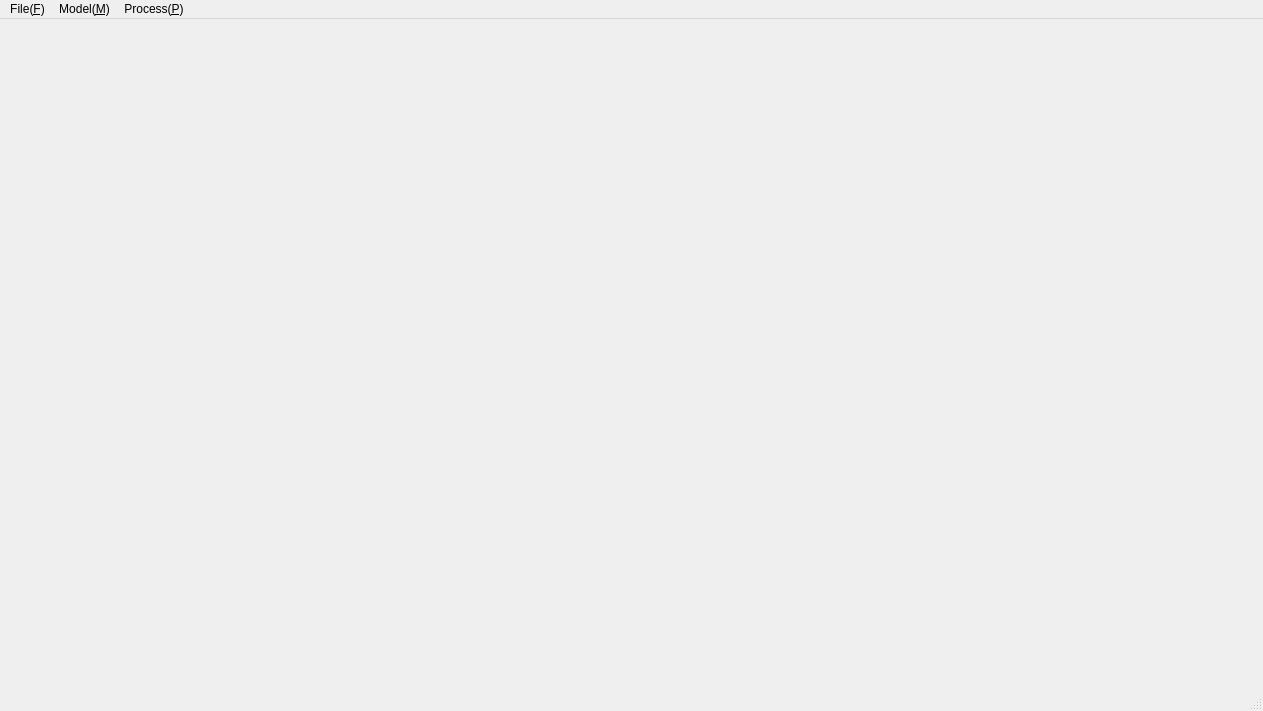
<?xml version="1.0" encoding="UTF-8"?>
<ui version="4.0">
 <class>MainWindow</class>
 <widget class="QMainWindow" name="MainWindow">
  <property name="geometry">
   <rect>
    <x>0</x>
    <y>0</y>
    <width>1263</width>
    <height>711</height>
   </rect>
  </property>
  <property name="windowTitle">
   <string>MainWindow</string>
  </property>
  <widget class="QWidget" name="centralwidget"/>
  <widget class="QMenuBar" name="menubar">
   <property name="geometry">
    <rect>
     <x>0</x>
     <y>0</y>
     <width>1263</width>
     <height>21</height>
    </rect>
   </property>
   <widget class="QMenu" name="menuFile_F">
    <property name="title">
     <string>File(&amp;F)</string>
    </property>
    <addaction name="actionCreate_Project"/>
    <addaction name="actionOpen_Project"/>
    <addaction name="actionAddFile"/>
    <addaction name="separator"/>
    <addaction name="actionSetting"/>
   </widget>
   <widget class="QMenu" name="menuModel_M">
    <property name="title">
     <string>Model(&amp;M)</string>
    </property>
    <addaction name="actionCreate_Model"/>
    <addaction name="actionSave_Model"/>
    <addaction name="actionManagement"/>
   </widget>
   <widget class="QMenu" name="menuScript_S">
    <property name="title">
     <string>Process(&amp;P)</string>
    </property>
    <addaction name="actionProcess_Manager"/>
   </widget>
   <addaction name="menuFile_F"/>
   <addaction name="menuModel_M"/>
   <addaction name="menuScript_S"/>
  </widget>
  <widget class="QStatusBar" name="statusbar"/>
  <action name="actionOpen_Project">
   <property name="text">
    <string>Open Project</string>
   </property>
  </action>
  <action name="actionAddFile">
   <property name="text">
    <string>Add File</string>
   </property>
  </action>
  <action name="actionCreate_Project">
   <property name="text">
    <string>Create Project</string>
   </property>
  </action>
  <action name="actionSetting">
   <property name="text">
    <string>Setting</string>
   </property>
  </action>
  <action name="actionCreate_Model">
   <property name="text">
    <string>Create Model</string>
   </property>
  </action>
  <action name="actionManagement">
   <property name="text">
    <string>Management</string>
   </property>
  </action>
  <action name="actionSave_Model">
   <property name="text">
    <string>Save Model</string>
   </property>
  </action>
  <action name="actionProcess_Manager">
   <property name="text">
    <string>Process Manager</string>
   </property>
  </action>
 </widget>
 <resources/>
 <connections/>
</ui>
